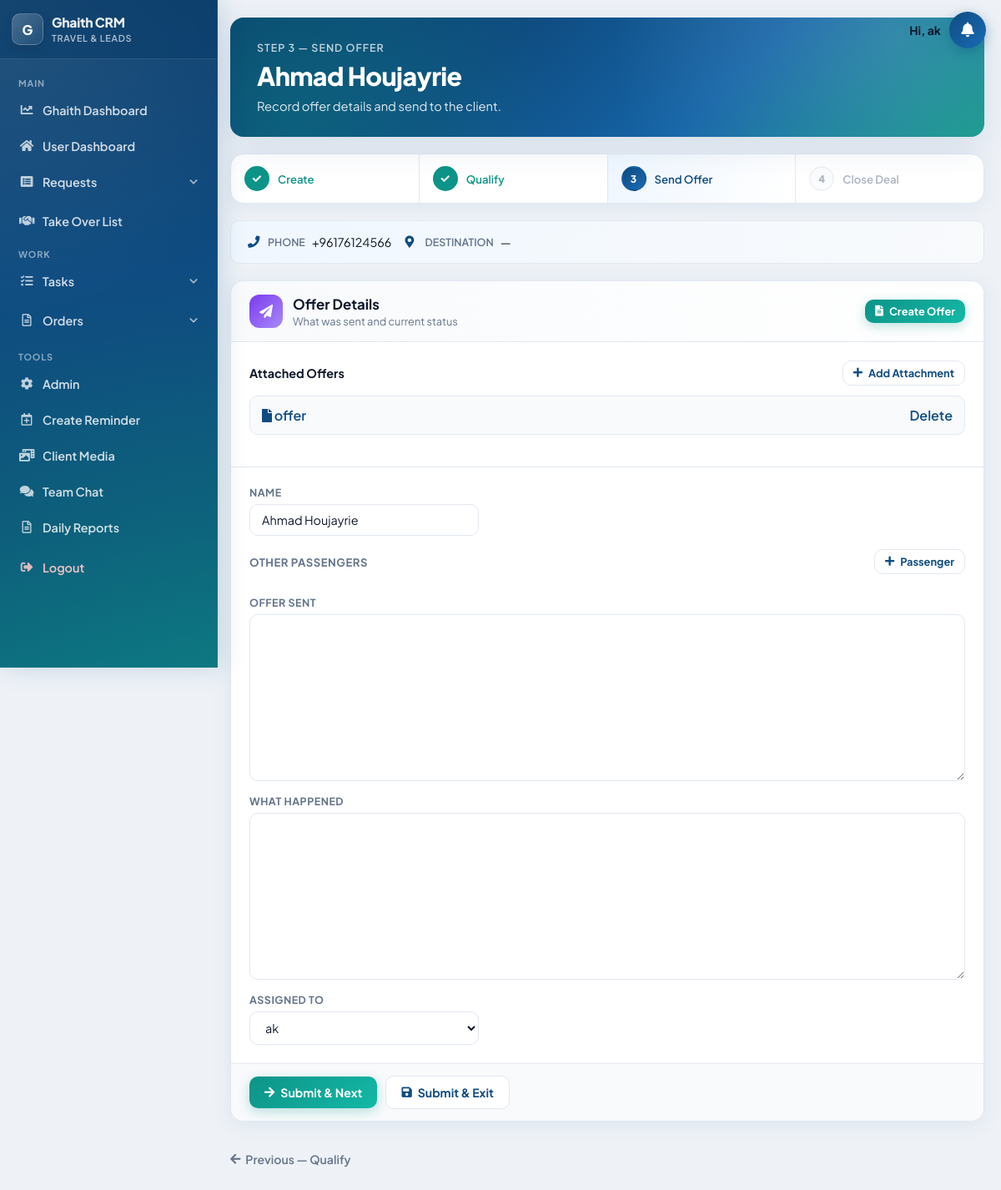
Screenshot of /sendoffer/5/ (signed in) with the database file from the repository.
### display/models.py (models this page shows, shortened)
class Lead(models.Model):
    reason_of_travel = models.TextField(blank=True, null=True)
    why_this_destination = models.TextField(blank=True, null=True)
    travel_dates_flexible = models.BooleanField(blank=True, default=False)
    budget_range_from = models.PositiveIntegerField(blank=True, null=True)
    budget_range_to = models.PositiveIntegerField(blank=True, null=True)
    name = models.CharField(max_length=100)
    email = models.EmailField(blank=True, null=True)
    country_code = models.CharField(max_length=5, default='+961')
    phone = models.CharField(max_length=15)
    CHANNEL_CHOICES = [
        ('', 'Select Channel'),
        ('Facebook', 'Facebook'),
        ('Whatsapp', 'Whatsapp'),
        ('Referral', 'Referral'),
        ('Direct', 'Direct'),
        ('Website', 'Website'),
        ('Instagram', 'Instagram'),
    ]
    channel = models.CharField(max_length=100, choices=CHANNEL_CHOICES, blank=True)
    SERVICE_CHOICES = [
        ('hotel', 'Hotel'),
        ('ticket', 'Ticket'),
        ('visa', 'Visa'),
        ('package', 'Package'),
        ('travel insurance', 'Travel Insurance'),
    ]
    STATUS_CHOICES = [
        ('onhold', 'On Hold'),
        ('processing', 'Processing'),
        ('negotiation', 'Negotiation'),
        ('finalized', 'Finalized'),
        ('followup', 'Follow-Up'),
        ('done', 'Unqualified'),
    ]
    type_of_service = models.CharField(max_length=50, choices=SERVICE_CHOICES, blank=True, default='')
    status = models.CharField(max_length=50, choices=STATUS_CHOICES, blank=True, default='onhold')
    status_changed_at = models.DateTimeField(null=True, blank=True)
    destination = models.CharField(max_length=200, blank=True, choices=get_destination_choices)
    pax = models.CharField(max_length=100, blank=True, default='')
    duration = models.CharField(max_length=200, blank=True, default='')
    travel_date_from = models.DateField(blank=True, null=True)
    travel_date_to = models.DateField(blank=True, null=True)
    selling_price = models.CharField(max_length=200, blank=True)
    net = models.CharField(max_length=200, blank=True, default='')
    profit = models.CharField(max_length=200, blank=True)
    date_notes = models.TextField(blank=True, null=True)
    special_request = models.TextField(blank=True)
    urgent = models.BooleanField(default=False)
    assignment_notes = models.TextField(blank=True)
    supplier = models.CharField(max_length=200, blank=True)
    sold = models.BooleanField(blank=True, default=False)
    lost = models.BooleanField(blank=True, default=False)
    finalization_notes = models.TextField(blank=True, null=True)
    assigned_to = models.ForeignKey(User, on_delete=models.CASCADE, related_name="current")
    assigned_at = models.DateTimeField(null=True, blank=True)
    attachments = models.ManyToManyField(Attachment, blank=True)
    follow_up = models.DateField(blank=True, null=True)
    created_at = models.DateTimeField(auto_now_add=True, editable=False)
    last_modified = models.DateTimeField(auto_now=True, editable=True)
    takeover = models.BooleanField(default=True)
    special_takeover = models.BooleanField(default=False)  # New field
    takeover_added_at = models.DateTimeField(null=True, blank=True)
    period = models.PositiveIntegerField(default=20)
    is_archived = models.BooleanField(default=False)
    offer_prepared = models.BooleanField(default=False)
    offer_details = models.TextField(blank=True, null=True)
    moved_to_negotiation = models.BooleanField(default=False)  # New field

class Attachment(models.Model):
    attachment_name = models.CharField(max_length=100, blank=True)
    file = models.FileField(upload_to='static/attachments/%Y/%m/%d/')
    uploaded_at = models.DateTimeField(auto_now_add=True)

### display/views.py (the view)
# urls.py: path('sendoffer/<int:lead_id>/', views.send_offer, name='send_offer_lead'),
@login_required(login_url="/login")
def send_offer(request, lead_id):
    main_lead = Lead.objects.get(pk=lead_id)
    if request.method == 'POST':
        form = SendOfferForm(request.POST, request.FILES, instance=main_lead)
        if form.is_valid():
            lead = form.save(commit=False)
            lead.attachments.set(main_lead.attachments.all())
            if "submit_next" in request.POST:
                lead.save()
                save_lead_passengers(lead, request.POST.getlist('passenger_names'))
                return redirect('deal_lead', lead_id=lead.pk)
            elif "submit_exit" in request.POST:
                lead.status = "negotiation"
                lead.save()
                save_lead_passengers(lead, request.POST.getlist('passenger_names'))
                return redirect('display_data')
    else:
        form = SendOfferForm(instance=main_lead)
    return render(request, "send_offer.html", {'lead': main_lead,
                                               'attachments': main_lead.attachments,
                                               'form': form})

### display/forms.py
class SendOfferForm(forms.ModelForm):
    class Meta:
        model = Lead
        fields = ['name', 'finalization_notes', 'assigned_to', 'offer_details']

### display/templates/send_offer.html (shortened to what this page needs)
<!DOCTYPE html>
<html lang="en">
<head>
</head>
<body>
{% include 'navbar.html' %}
<div class="req-wrap">
    <header class="req-hero">
        <div class="req-hero__bg"></div>
        <div class="req-hero__content">
            <div class="req-hero__eyebrow">Step 3 — Send Offer</div>
            <h1 class="req-hero__title">{{ lead.name }}</h1>
            <p class="req-hero__sub">Record offer details and send to the client.</p>
        </div>
    </header>
    {% include 'shared/workflow_stepper.html' with workflow_step=3 lead=lead %}
    <div class="req-lead-banner">
        <div class="req-lead-banner__item"><i class="fas fa-phone"></i><strong>Phone</strong> {{ lead.phone }}</div>
        <div class="req-lead-banner__item"><i class="fas fa-map-marker-alt"></i><strong>Destination</strong> {{ lead.destination|default:"—" }}</div>
    </div>
    <div class="req-card">
        <div class="req-card__head">
            <div class="req-card__head-left">
                <div class="req-card__icon req-card__icon--purple"><i class="fas fa-paper-plane"></i></div>
                <div>
                    <h2 class="req-card__title">Offer Details</h2>
                    <p class="req-card__sub">What was sent and current status</p>
                </div>
            </div>
            <a href="{% url 'create_offer' lead.pk %}" class="req-btn req-btn--accent req-btn--sm"><i class="fas fa-file-alt"></i> Create Offer</a>
        </div>
        <div class="req-card__body">
            <div class="req-card__head" style="padding:0 0 12px;border:none;background:none">
                <h3 class="req-card__title" style="font-size:.9rem">Attached Offers</h3>
                <a href="{% url 'add_attachment' pk=lead.id %}" class="req-btn req-btn--outline req-btn--sm"><i class="fas fa-plus"></i> Add Attachment</a>
            </div>
            {% if lead.attachments.all %}
            <ul class="req-attach-list">
                {% for attachment in lead.attachments.all %}
                <li class="req-attach-item">
                    <a href="{{ attachment.file.url }}" target="_blank" rel="noopener noreferrer"><i class="fas fa-file"></i> {{ attachment.attachment_name }}</a>
                    <a href="{% url 'delete_attachment' lead_id=lead.id attachment_id=attachment.pk %}" class="req-link--danger">Delete</a>
                </li>
                {% endfor %}
            </ul>
            {% else %}
            <div class="req-empty" style="padding:20px"><i class="fas fa-folder-open"></i>No offers attached.</div>
            {% endif %}
        </div>
        <form method="post">
            <div class="req-card__body" style="border-top:1px solid var(--req-border)">
                <div class="req-grid">
                    <div class="req-field">
                        <label for="id_name">Name</label>
                        {{ form.name }}
                    </div>
                    <div class="req-field req-field--full">
                        {% include 'shared/passengers_field.html' with lead=lead %}
                    </div>
                    <div class="req-field req-field--full">
                        <label for="id_offer_details">Offer Sent</label>
                        {{ form.offer_details }}
                    </div>
                    <div class="req-field req-field--full">
                        <label for="id_finalization_notes">What Happened</label>
                        {{ form.finalization_notes }}
                    </div>
                    <div class="req-field">
                        <label for="id_assigned_to">Assigned To</label>
                        {{ form.assigned_to }}
                    </div>
                </div>
            </div>
            <div class="req-card__foot">
                <button type="submit" class="req-btn req-btn--accent" name="submit_next"><i class="fas fa-arrow-right"></i> Submit &amp; Next</button>
                <button type="submit" class="req-btn req-btn--outline" name="submit_exit"><i class="fas fa-save"></i> Submit &amp; Exit</button>
            </div>
        </form>
    </div>
    <a href="{% url 'qualify_lead' lead.pk %}" class="req-nav-back"><i class="fas fa-arrow-left"></i> Previous — Qualify</a>
</div>
</body>
</html>

### display/templates/shared/notification_bell.html (shortened to what this page needs)
{% load static %}
{% if user.is_authenticated %}
<link rel="stylesheet" href="{% static 'css/crm-notifications.css' %}">
<div class="crm-notify" id="crmNotify">
  <span class="crm-notify__greeting">Hi, {% if user.get_full_name %}{{ user.get_full_name }}{% else %}{{ user.username }}{% endif %}</span>
  <button type="button" class="crm-notify__bell" id="crmNotifyBell" aria-label="Notifications" aria-expanded="false">
    <i class="fas fa-bell"></i>
  </button>
</div>
{% endif %}

### static/css/app-modern-global.css (style rules this page uses)
body.has-unified-nav { font-family: var(--req-font, 'Plus Jakarta Sans', system-ui, sans-serif); background: var(--req-bg, #eef2f7); color: var(--req-text, #0f172a); margin: 0; padding: 0 20px 48px 276px !important; min-height: 100vh; -webkit-font-smoothing: antialiased; }
body.has-unified-nav .container, body.has-unified-nav .req-wrap { max-width: 1280px; margin: 0 auto; padding: 0; width: 100%; box-sizing: border-box; }
body.has-unified-nav .filter-select, body.has-unified-nav .filter-input, body.has-unified-nav .search-input, body.has-unified-nav input[type="text"], body.has-unified-nav input[type="date"], body.has-unified-nav input[type="month"], body.has-unified-nav input[type="datetime-local"], body.has-unified-nav input[type="email"], body.has-unified-nav input[type="number"], body.has-unified-nav select, body.has-unified-nav textarea, body.has-unified-nav .form-control { border: 1.5px solid var(--req-border); border-radius: var(--req-radius-sm); padding: 9px 14px; font-family: var(--req-font); font-size: .9rem; color: var(--req-text); background: #fff; box-sizing: border-box; }

### static/css/crm-notifications.css (style rules this page uses)
.crm-notify { position: fixed; top: 14px; right: 18px; z-index: 1003; display: flex; align-items: center; gap: 10px; }
.crm-notify__greeting { font-size: 0.88rem; font-weight: 700; color: var(--req-text, #0f172a); white-space: nowrap; max-width: 200px; overflow: hidden; text-overflow: ellipsis; font-family: var(--req-font, 'Plus Jakarta Sans', system-ui, sans-serif); }
.crm-notify__bell { position: relative; width: 44px; height: 44px; border: 0; border-radius: 50%; background: linear-gradient(135deg, var(--req-primary, #0f4c81), var(--req-primary-light, #1a6bb5)); color: #fff; font-size: 1.1rem; cursor: pointer; box-shadow: 0 4px 14px rgba(15, 76, 129, 0.35); }

### rows the page displays
Lead: name "Ahmad Houjayrie", phone "+96176124566", destination "—", assigned_to "ak"
Attachment: attachment_name "offer"

### other values shown
{{ user.username }} "ak"
